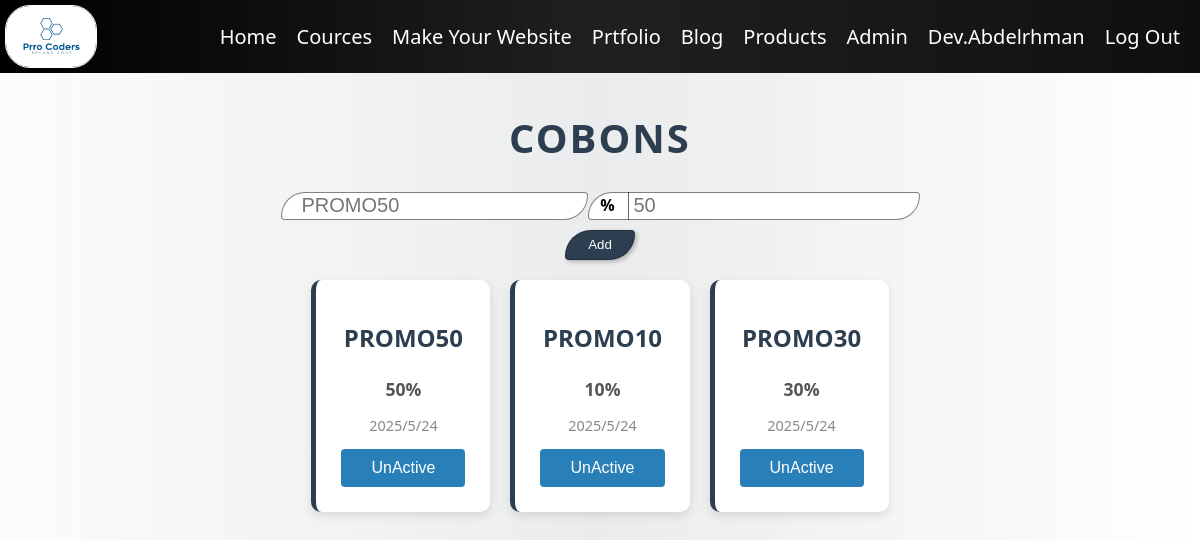
Before: /adminPanal/Cobons (signed in) with the older database file.
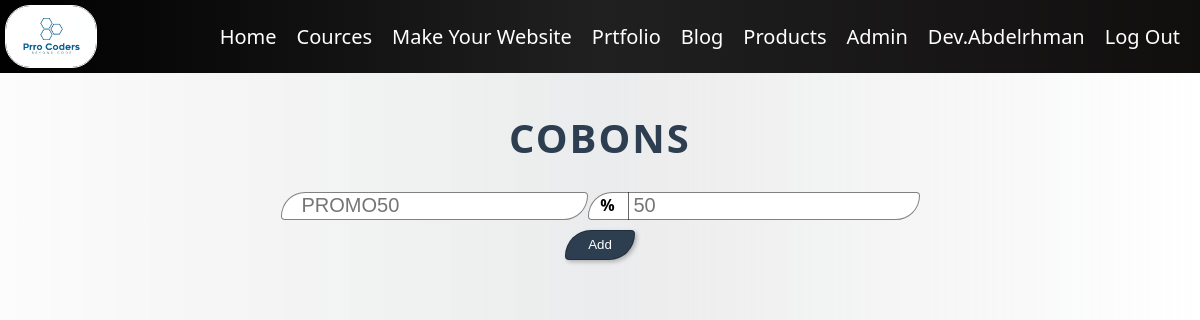
After: the same page with the newer database file.
### adminPanal/models.py (models this page shows)
class Cobon(models.Model):
    name = models.CharField(max_length=100)
    Sale = models.IntegerField()
    Eyear = models.IntegerField()
    Emonth = models.IntegerField()
    Eday = models.IntegerField()
    active = models.BooleanField(default=True)

### adminPanal/views.py (the view)
# urls.py: path('Cobons', views.Cobons, name='Cobons'),
def Cobons(request):
    conText = {
        'Cobons': Cobon.objects.filter(active=True)
    }
    return render(request, 'adminPanal/cobon.html', conText)

### templates/adminPanal/cobon.html (shortened to what this page needs)
{% extends 'layout.html' %}
{% block body %}
{% load static %}
{% if user.is_superuser or user.is_staff %}
<h1 class='title'>Cobons</h1>
<form class="add" method="post" action="{% url 'addCobon' %}">
    <div class="all">
        <input type="text" name="name" id="name" class="input" placeholder="PROMO50" required>
        <div class="sale">
            <input type="number" name="sale" id="sale" class="input" placeholder="50" required>
            <div class="a">%</div>
        </div>
    </div>
    <input type="submit" value="Add" class="submit">
</form>
<div class="Tasks">
    {% for Cobon in Cobons %}
        <div class="Task">
            <h1>{{Cobon.name}}</h1>
            <h4>{{Cobon.Sale}}%</h4>
            <p>{{Cobon.Eyear}}/{{Cobon.Emonth}}/{{Cobon.Eday}}</p>
            <form action="{% url 'DoneC' Cobon.id %}" method="post" class="from">
                <input class="done" type="submit" value="UnActive">
            </form>
        </div>
    {% endfor %}
</div>
{% else %}
    <h1 style="color: rgb(137, 11, 11);">Error 404</h1>
    <p style="color: rgb(130, 0, 0);">You Can't Enter This Page,
        This Page only for admins.
    </p>
    <p><strong style="color: rgb(113, 4, 4); font-size: 20px; font-weight: 800;">{{request.user.username}}</strong> not Admin</p>
{% endif %}
{% endblock %}

Changed rows visible on the page:
removed Cobon: name "PROMO50", Sale "50", Eyear "2025", Emonth "5", Eday "24"
removed Cobon: name "PROMO10", Sale "10", Eyear "2025", Emonth "5", Eday "24"
removed Cobon: name "PROMO30", Sale "30", Eyear "2025", Emonth "5", Eday "24"
